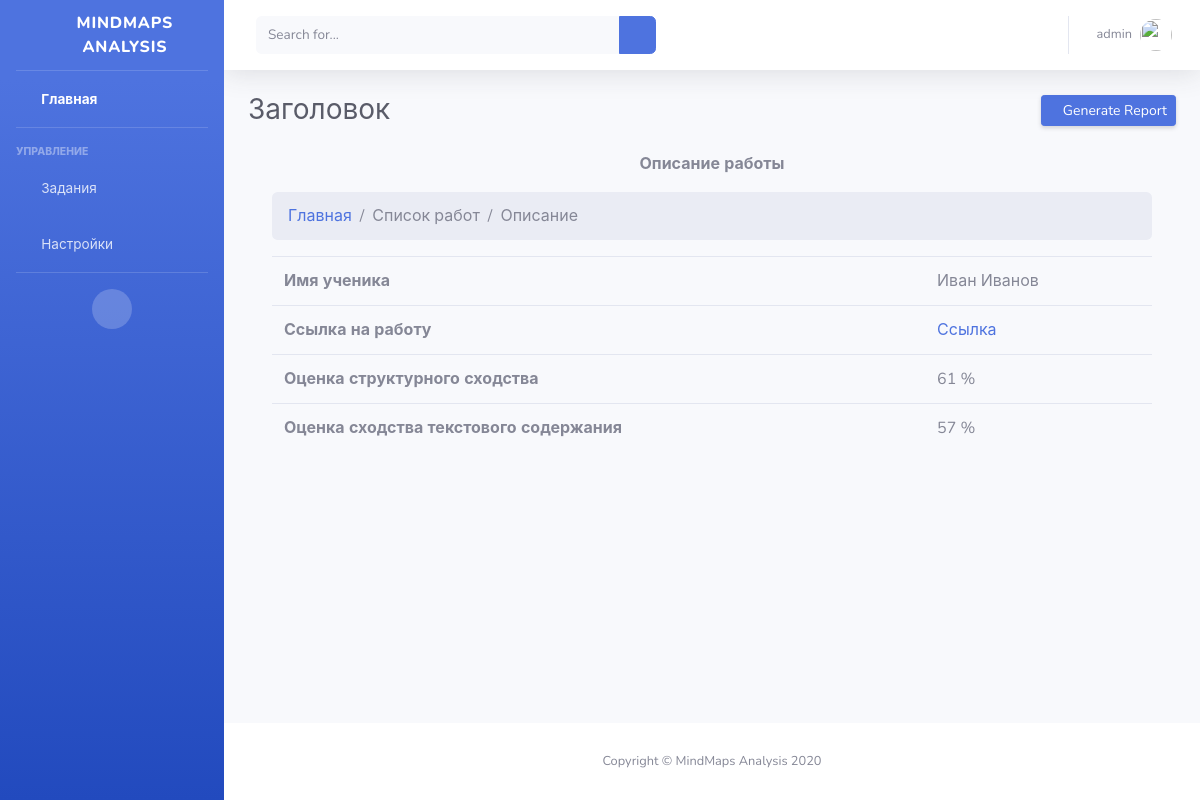
The app's page /172/242 (signed in) with its own data.
### polls/models.py (models this page shows, shortened)
class Homework(models.Model):
    name = models.CharField(max_length=100)
    link = models.CharField(max_length=100)
    similarity = models.IntegerField(default=0)
    plagiarism = models.IntegerField(default=0)
    task = models.ForeignKey(Task, on_delete=models.CASCADE)

### polls/views.py (the view)
# urls.py: path('<int:task_id>/<int:pk>', views.TasksView.as_view(), name='tasks'),
class TasksView(LoginRequiredMixin, generic.DetailView):
    model = Homework
    template_name = 'polls/task.html'

### polls/templates/polls/task.html (shortened to what this page needs)
{% extends "base.html" %}
{% block content %}
    <div class="container mt-3">
        <p class="text-center font-weight-bolder mt-4" >Описание работы</p>
        <ol class="breadcrumb">
            <li class="breadcrumb-item"><a href="{% url 'index' %}">Главная</a></li>
            <li class="breadcrumb-item active">Список работ</li>
            <li class="breadcrumb-item active" aria-current="page">Описание</li>
        </ol>
        <table class="table">
            <tbody>
                <tr href="#">
                    <th scope="row">Имя ученика</th>
                    <td>{{ homework.name }}</td>
                </tr>
                <tr>
                    <th scope="row">Ссылка на работу</th>
                    <td><a href="https://coggle.it/diagram/{{ homework.link }}">Ссылка</a></td>
                </tr>
                <tr>
                    <th scope="row">Оценка структурного сходства</th>
                    <td>{{ homework.similarity }} %</td>
                </tr>
                <tr>
                    <th scope="row">Оценка сходства текстового содержания</th>
                    <td>{{ homework.plagiarism }} %</td>
                </tr>
            </tbody>
        </table>
    </div>
{% endblock %}

### polls/templates/base.html (shortened to what this page needs)
<!DOCTYPE html>
<html lang="en">
<head>
{% load static %}
  <link href="{% static 'polls/vendor/fontawesome-free/css/all.min.css' %}" rel="stylesheet" type="text/css">
  <link href="{% static 'polls/css/sb-admin-2.min.css' %}" rel="stylesheet">
</head>
<body id="page-top">
  <div id="wrapper">
    <ul class="navbar-nav bg-gradient-primary sidebar sidebar-dark accordion" id="accordionSidebar">
      <a class="sidebar-brand d-flex align-items-center justify-content-center" href="{% url 'index' %}">
        <div class="sidebar-brand-icon rotate-n-15">
          <i class="fas fa-project-diagram"></i>
        </div>
        <div class="sidebar-brand-text mx-3">MindMaps Analysis</div>
      </a>
      <hr class="sidebar-divider my-0">
      <li class="nav-item active">
        <a class="nav-link" href="{% url 'index' %}">
          <i class="fas fa-fw fa-align-justify"></i>
          <span>Главная</span></a>
      </li>
      <hr class="sidebar-divider">
      <div class="sidebar-heading">
        Управление
      </div>
      <li class="nav-item">
        <a class="nav-link collapsed" href="#" data-toggle="collapse" data-target="#collapseTwo" aria-expanded="true" aria-controls="collapseTwo">
          <i class="fas fa-fw fa-clipboard-list"></i>
          <span>Задания</span>
        </a>
      </li>
      <li class="nav-item">
        <a class="nav-link collapsed" href="#" data-toggle="collapse" data-target="#collapseUtilities" aria-expanded="true" aria-controls="collapseUtilities">
          <i class="fas fa-fw fa-wrench"></i>
          <span>Настройки</span>
        </a>
      </li>
      <hr class="sidebar-divider">
      <div class="text-center d-none d-md-inline">
        <button class="rounded-circle border-0" id="sidebarToggle"></button>
      </div>
    </ul>
    <div id="content-wrapper" class="d-flex flex-column">
      <div id="content">
        <nav class="navbar navbar-expand navbar-light bg-white topbar mb-4 static-top shadow">
          <form class="d-none d-sm-inline-block form-inline mr-auto ml-md-3 my-2 my-md-0 mw-100 navbar-search">
            <div class="input-group">
              <input type="text" class="form-control bg-light border-0 small" placeholder="Search for..." aria-label="Search" aria-describedby="basic-addon2">
              <div class="input-group-append">
                <button class="btn btn-primary" type="button">
                  <i class="fas fa-search fa-sm"></i>
                </button>
              </div>
            </div>
          </form>
          <ul class="navbar-nav ml-auto">
            <li class="nav-item dropdown no-arrow">
              <a class="nav-link dropdown-toggle" href="#" id="userDropdown" role="button" data-toggle="dropdown" aria-haspopup="true" aria-expanded="false">
                <span class="mr-2 d-none d-lg-inline text-gray-600 small">{{ user.username }}</span>
                <img class="img-profile rounded-circle" src="https://source.unsplash.com/QAB-WJcbgJk/60x60">
              </a>
            </li>
          </ul>
        </nav>
        <div class="container-fluid">
          <div class="d-sm-flex align-items-center justify-content-between mb-4">
            <h1 class="h3 mb-0 text-gray-800">{% block page_title %}Заголовок{% endblock %}</h1>
            <a href="#" class="d-none d-sm-inline-block btn btn-sm btn-primary shadow-sm"><i class="fas fa-download fa-sm text-white-50"></i> Generate Report</a>
          </div>
          {% block content %}{% endblock %}
        </div>
      </div>
      <footer class="sticky-footer bg-white">
        <div class="container my-auto">
          <div class="copyright text-center my-auto">
            <span>Copyright &copy; MindMaps Analysis 2020</span>
          </div>
        </div>
      </footer>
    </div>
  </div>
</body>
</html>

### records on screen
Homework: name "Иван Иванов", similarity "61", plagiarism "57"

### other values on screen
{{ user.username }} "admin"
